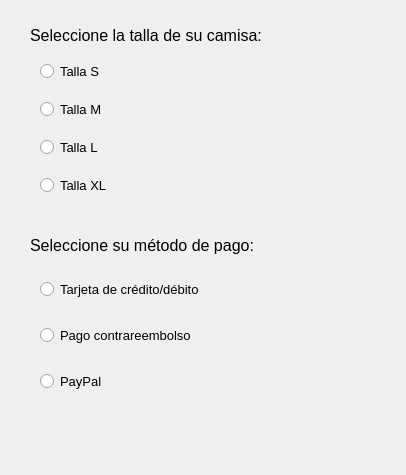
<?xml version="1.0" encoding="UTF-8"?>
<ui version="4.0">
 <class>dialog_venta_camisa</class>
 <widget class="QDialog" name="dialog_venta_camisa">
  <property name="geometry">
   <rect>
    <x>0</x>
    <y>0</y>
    <width>406</width>
    <height>475</height>
   </rect>
  </property>
  <property name="windowTitle">
   <string>Venta de camisas</string>
  </property>
  <widget class="QLabel" name="lbl_talla_camisa">
   <property name="geometry">
    <rect>
     <x>30</x>
     <y>20</y>
     <width>251</width>
     <height>31</height>
    </rect>
   </property>
   <property name="font">
    <font>
     <pointsize>12</pointsize>
    </font>
   </property>
   <property name="text">
    <string>Seleccione la talla de su camisa:</string>
   </property>
  </widget>
  <widget class="QLabel" name="lbl_metodo_pago">
   <property name="geometry">
    <rect>
     <x>30</x>
     <y>230</y>
     <width>251</width>
     <height>31</height>
    </rect>
   </property>
   <property name="font">
    <font>
     <pointsize>12</pointsize>
    </font>
   </property>
   <property name="text">
    <string>Seleccione su método de pago:</string>
   </property>
  </widget>
  <widget class="QLabel" name="lbl_resultado_venta">
   <property name="geometry">
    <rect>
     <x>30</x>
     <y>420</y>
     <width>331</width>
     <height>41</height>
    </rect>
   </property>
   <property name="text">
    <string/>
   </property>
  </widget>
  <widget class="QWidget" name="verticalLayoutWidget">
   <property name="geometry">
    <rect>
     <x>40</x>
     <y>50</y>
     <width>301</width>
     <height>161</height>
    </rect>
   </property>
   <layout class="QVBoxLayout" name="vlayout_talla">
    <item>
     <widget class="QRadioButton" name="rbn_talla_S">
      <property name="font">
       <font>
        <pointsize>10</pointsize>
       </font>
      </property>
      <property name="text">
       <string>Talla S</string>
      </property>
     </widget>
    </item>
    <item>
     <widget class="QRadioButton" name="rbn_talla_M">
      <property name="font">
       <font>
        <pointsize>10</pointsize>
       </font>
      </property>
      <property name="text">
       <string>Talla M</string>
      </property>
     </widget>
    </item>
    <item>
     <widget class="QRadioButton" name="rbn_talla_L">
      <property name="font">
       <font>
        <pointsize>10</pointsize>
       </font>
      </property>
      <property name="text">
       <string>Talla L</string>
      </property>
     </widget>
    </item>
    <item>
     <widget class="QRadioButton" name="rbn_talla_XL">
      <property name="font">
       <font>
        <pointsize>10</pointsize>
       </font>
      </property>
      <property name="text">
       <string>Talla XL</string>
      </property>
     </widget>
    </item>
   </layout>
  </widget>
  <widget class="QWidget" name="verticalLayoutWidget_2">
   <property name="geometry">
    <rect>
     <x>40</x>
     <y>260</y>
     <width>301</width>
     <height>151</height>
    </rect>
   </property>
   <layout class="QVBoxLayout" name="vlayout_pago">
    <item>
     <widget class="QRadioButton" name="rbn_pago_tarjeta">
      <property name="font">
       <font>
        <pointsize>10</pointsize>
       </font>
      </property>
      <property name="text">
       <string>Tarjeta de crédito/débito</string>
      </property>
     </widget>
    </item>
    <item>
     <widget class="QRadioButton" name="rbn_pago_reembolso">
      <property name="font">
       <font>
        <pointsize>10</pointsize>
       </font>
      </property>
      <property name="text">
       <string>Pago contrareembolso</string>
      </property>
     </widget>
    </item>
    <item>
     <widget class="QRadioButton" name="rbn_pago_paypal">
      <property name="font">
       <font>
        <pointsize>10</pointsize>
       </font>
      </property>
      <property name="text">
       <string>PayPal</string>
      </property>
     </widget>
    </item>
   </layout>
  </widget>
 </widget>
 <resources/>
 <connections/>
</ui>
